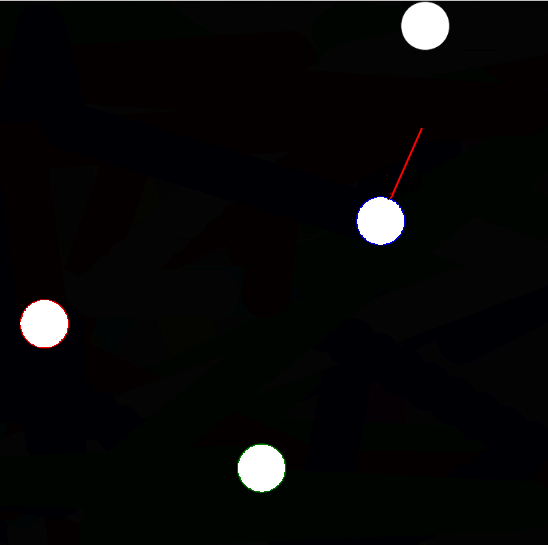
#> input picture task 2/task5.png, 548 x 545 px
$ python task2_main.py
#> lines starting #> are read from the running program, lines starting #| are printed output that depends on the picture; after the words box and inside, x2 and y2 are one past the last pixel; in counts of white or black regions, pixels touching at a corner belong together; long printed decimals are rounded
import cv2 as cv
import numpy as np

img = cv.imread("task5.png", 1)
#> img is the input picture: shape (545, 548, 3); mean B, G, R 8.1, 8.4, 8.4
img_balls = cv.imread("task5.png", 0)
#> img_balls: shape (545, 548); min 0, max 255, mean 8.1
img_balls_res = cv.imread("task5.png", 1)
img_stick = cv.imread("task5.png", 0)
img_stick_res = cv.imread("task5.png", 1)
cv.inRange(img, (255, 255, 255), (255, 255, 255), img_balls) #Extracting balls
cv.inRange(img, (0, 0, 220), (0, 0, 255), img_stick) #Extracting stick

img_stick_1 = img_stick
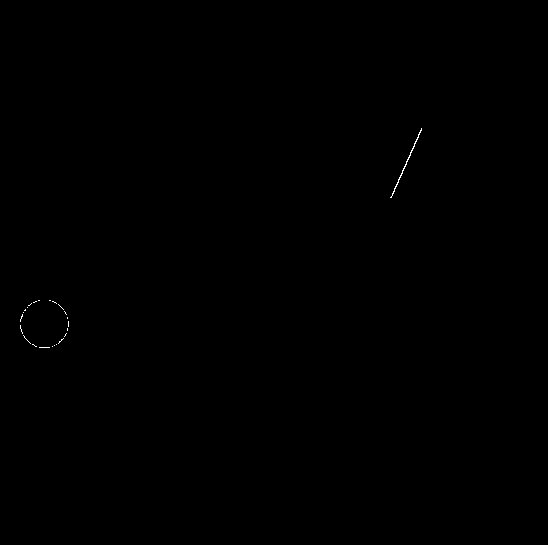
#> img_stick_1: shape (545, 548); 0.07% white in thin lines or dots, all inside (x1, y1, x2, y2) = (20, 128, 422, 348)
cv.medianBlur(img_stick, 3, img_stick) # To remove noise
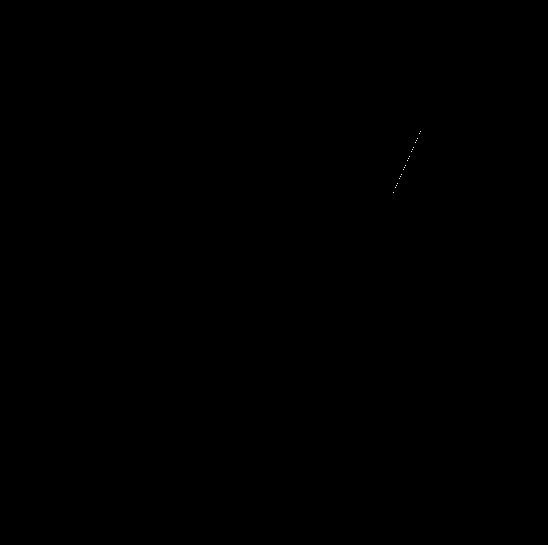
#> img_stick: shape (545, 548); 0.01% white in thin lines or dots, all inside (x1, y1, x2, y2) = (393, 131, 421, 193)
cv.namedWindow("STICK", cv.WINDOW_NORMAL)
cv.imshow("STICK", img_stick)

cv.namedWindow("INPUT IMAGE", cv.WINDOW_NORMAL)
cv.namedWindow("ONLY BALLS", cv.WINDOW_NORMAL)
cv.imshow("INPUT IMAGE", img)
cv.imshow("ONLY BALLS", img_balls)
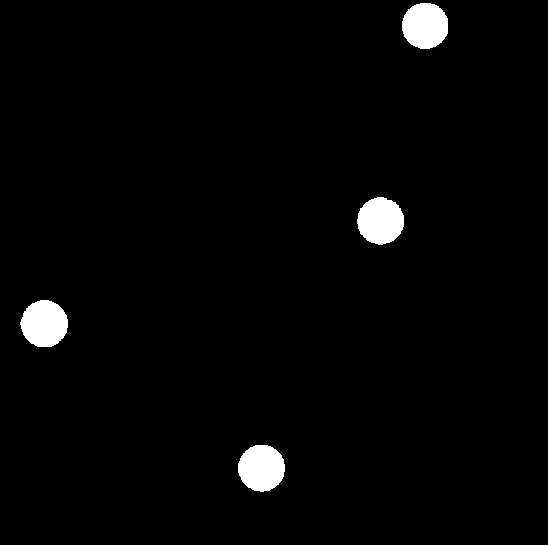
#> window 'ONLY BALLS': shape (545, 548); 2.3% white; 4 white regions, box (x1, y1, x2, y2) and area: (20, 300, 68, 347) 1744, (357, 197, 404, 245) 1730, (238, 445, 285, 492) 1728, (402, 3, 448, 49) 1695


lines = cv.HoughLines(img_stick, 1,np.pi/180, 10) # Detecing stick
#> lines = [[437, 0.419]]

theta1 = 0
r1 = 0

#Finding the average r and theta for best possible line
for t in lines:
    for r, theta in t:
        theta1 = theta1 + theta
        r1 = r1 + r
#> this loop made 1 pass
#> after the loop, r1 = 437; theta1 = 0.419

theta1 = theta1/len(lines)
r1 = r1/len(lines)

#print(stick_end_points)

a = np.cos(theta1)
#> a = 0.914
b = np.sin(theta1)
#> b = 0.407
x1 = int((r1 * a + 1000 * (-b) + 0.5))
#> x1 = -7
y1 = int(r1 * b + 1000 * (a) + 0.5)
#> y1 = 1091
x2 = int((r1 * a - 1000 * (-b) + 0.5))
#> x2 = 806
y2 = int(r1 * b - 1000 * (a) + 0.5)
#> y2 = -735

#Finding noisless stick points
temp = np.zeros((img.shape[0], img.shape[1], 1))
cv.line(temp, (x1, y1), (x2, y2), (255), 1)
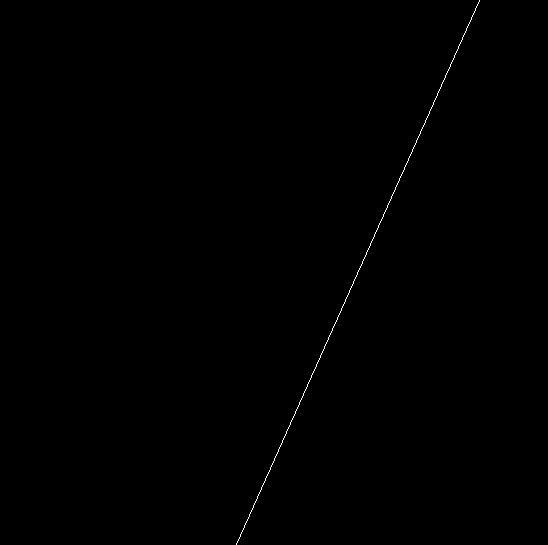
#> temp: shape (545, 548, 1) float64; 0.18% white in thin lines or dots, all inside (x1, y1, x2, y2) = (236, 0, 480, 545)
temp_stick_points = []
stick_points = []
temp_list = []
for i in range(0, temp.shape[0]):
    for j in range(0, temp.shape[1]):
        if(temp[i, j] == 255):
            if(img_stick_1[i, j] == 255):
                temp_list.append([j, i])
            else:
                if(len(temp_list)!=0):
                    temp_stick_points.append(temp_list)

temp_counter = -1
max_len = 0
max_len_index = 0
for points in temp_stick_points:
    temp_counter = temp_counter + 1
    if(len(points) > max_len):
        max_len = len(points)
        max_len_index = temp_counter
#> after the loop, max_len = 16; max_len_index = 0; temp_counter = 397

stick_points = temp_stick_points[max_len_index]

#Finding stick end points
stick_end_points = []
stick_end_points.append(stick_points[0])
stick_end_points.append(stick_points[len(stick_points) - 1])
print(stick_end_points)
#| [[420, 131], [393, 192]]

#Finding angle of velocity
angle_of_velocity = np.arctan((y1 - y2)/(x2 - x1))
#> angle_of_velocity = 1.15
if(angle_of_velocity < 0):
    angle_of_velocity = np.pi + angle_of_velocity
print(angle_of_velocity*180/np.pi)
#| 66.000


#> (the run stopped early here; a loop or call above may not have finished)

$ run again, with task 2/task2.png copied over task 2/task5.png
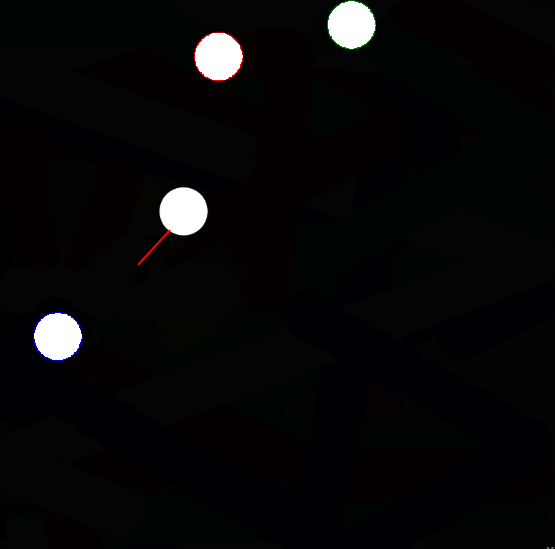
#> input picture task 2/task2.png, 555 x 549 px
#> img is the input picture: shape (549, 555, 3); mean B, G, R 8.1, 7.9, 8.2
#> img_stick_1: shape (549, 555); 0.06% white in thin lines or dots, all inside (x1, y1, x2, y2) = (138, 32, 243, 265)
#> img_stick: shape (549, 555); 0.02% white in thin lines or dots, all inside (x1, y1, x2, y2) = (139, 39, 236, 264)
#> `cv.imshow("ONLY BALLS", img_balls)`:
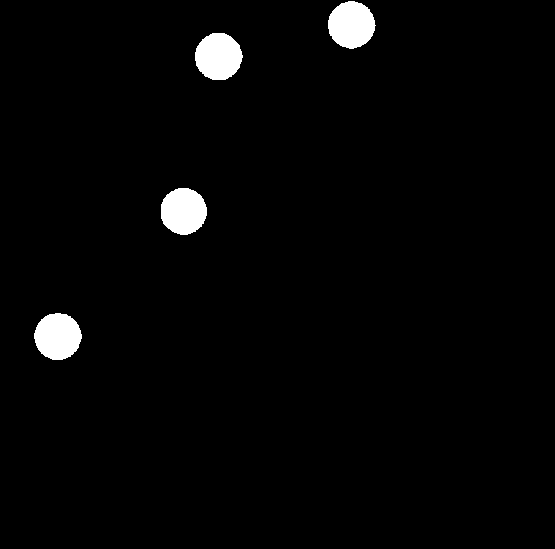
#> window 'ONLY BALLS': shape (549, 555); 2.3% white; 4 white regions, box (x1, y1, x2, y2) and area: (195, 33, 243, 80) 1750, (328, 1, 376, 49) 1741, (34, 313, 82, 360) 1734, (161, 188, 207, 235) 1703
#> lines = 13 rows, first 8: [282, 0.768], [281, 0.75], [278, 0.716], [279, 0.733], [276, 0.698], [284, 0.785], [275, 0.681], [286, 0.82]
#> the loop `for t in lines:` made 13 passes
#> after the loop `for t in lines:`: r1 = 3660; theta1 = 10.02
#> `theta1 = theta1/len(lines)`: theta1 = 0.771
#> `r1 = r1/len(lines)`: r1 = 281.5
#> a = 0.717
#> b = 0.697
#> x1 = -494
#> y1 = 914
#> x2 = 899
#> y2 = -520
#> `cv.line(temp, (x1, y1), (x2, y2), (255), 1)`:
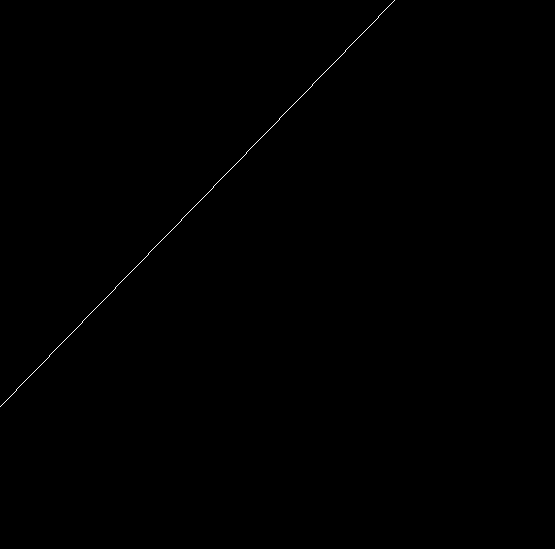
#> temp: shape (549, 555, 1) float64; 0.13% white in thin lines or dots, all inside (x1, y1, x2, y2) = (0, 0, 395, 407)
#| [[157, 244], [139, 263]]
#> angle_of_velocity = 0.8
#| 45.831

$ run again, with task 2/task3.png copied over task 2/task5.png
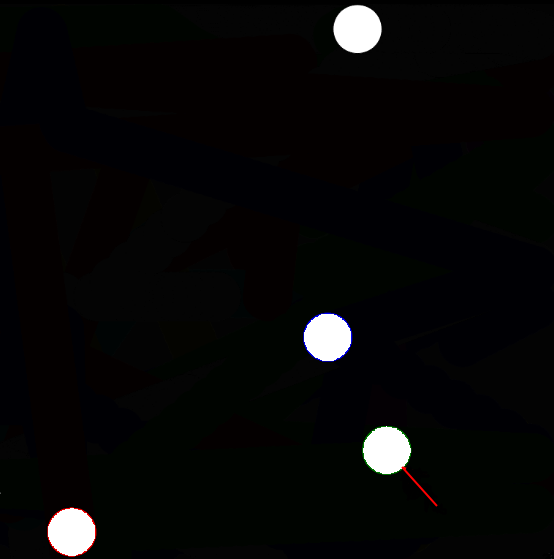
#> input picture task 2/task3.png, 554 x 559 px
#> img is the input picture: shape (559, 554, 3); mean B, G, R 7.5, 7.7, 7.8
#> img_stick_1: shape (559, 554); 0.05% white in thin lines or dots, all inside (x1, y1, x2, y2) = (48, 467, 437, 557)
#> img_stick: shape (559, 554); 0.02% white in thin lines or dots, all inside (x1, y1, x2, y2) = (403, 468, 436, 505)
#> `cv.imshow("ONLY BALLS", img_balls)`:
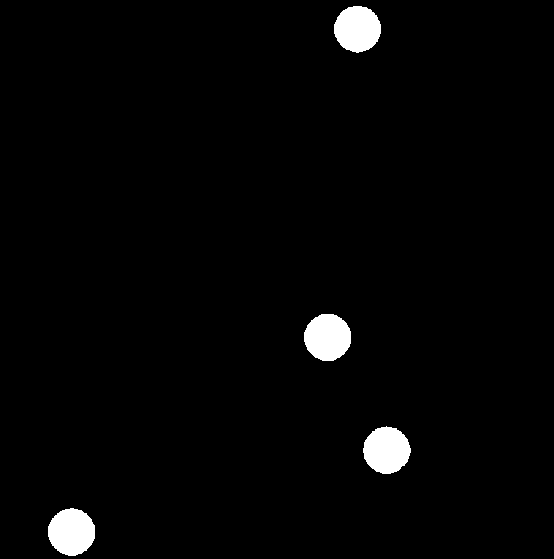
#> window 'ONLY BALLS': shape (559, 554); 2.2% white; 4 white regions, box (x1, y1, x2, y2) and area: (48, 508, 95, 556) 1743, (304, 314, 351, 361) 1740, (363, 426, 411, 474) 1732, (334, 6, 381, 53) 1705
#> lines = 18 rows, first 8: [14, 2.41], [25, 2.39], [3, 2.43], [-9, 2.44], [47, 2.36], [36, 2.37], [-20, 2.46], [-30, 2.48]
#> the loop `for t in lines:` made 18 passes
#> after the loop `for t in lines:`: r1 = 174; theta1 = 43.48
#> `theta1 = theta1/len(lines)`: theta1 = 2.42
#> `r1 = r1/len(lines)`: r1 = 9.67
#> a = -0.748
#> b = 0.664
#> x1 = -670
#> y1 = -740
#> x2 = 657
#> y2 = 754
#> `cv.line(temp, (x1, y1), (x2, y2), (255), 1)`:
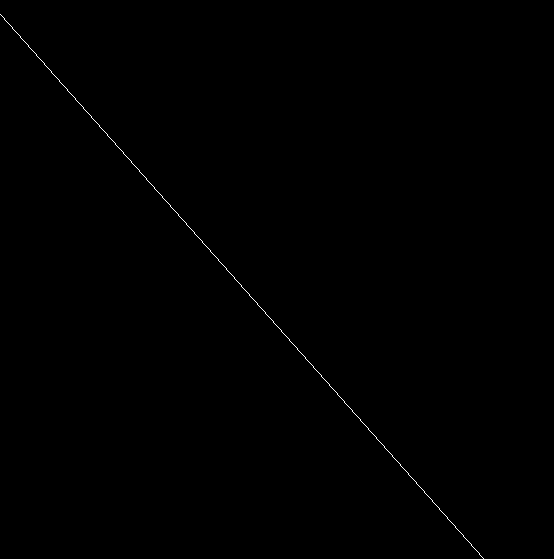
#> temp: shape (559, 554, 1) float64; 0.18% white in thin lines or dots, all inside (x1, y1, x2, y2) = (0, 14, 484, 559)
#| [[403, 468], [435, 504]]
#> `angle_of_velocity = np.arctan((y1 - y2)/(x2 - x1))`: angle_of_velocity = -0.845
#> `angle_of_velocity = np.pi + angle_of_velocity`: angle_of_velocity = 2.3
#| 131.612

$ run again, with task 2/task4.png copied over task 2/task5.png
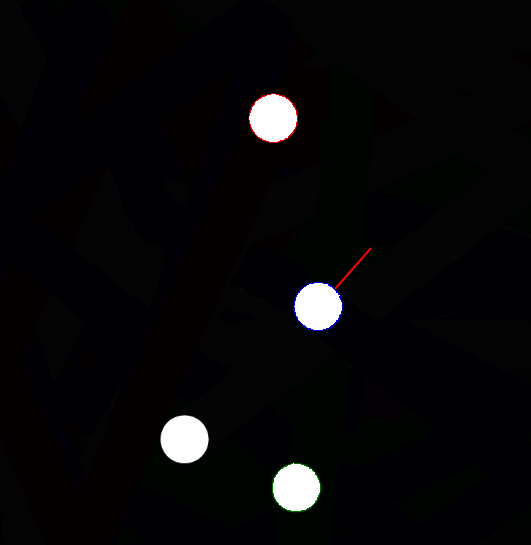
#> input picture task 2/task4.png, 531 x 545 px
#> img is the input picture: shape (545, 531, 3); mean B, G, R 9, 7.9, 8.2
#> img_stick_1: shape (545, 531); 0.06% white in thin lines or dots, all inside (x1, y1, x2, y2) = (249, 94, 371, 289)
#> img_stick: shape (545, 531); 0.02% white in thin lines or dots, all inside (x1, y1, x2, y2) = (336, 249, 370, 288)
#> `cv.imshow("ONLY BALLS", img_balls)`:
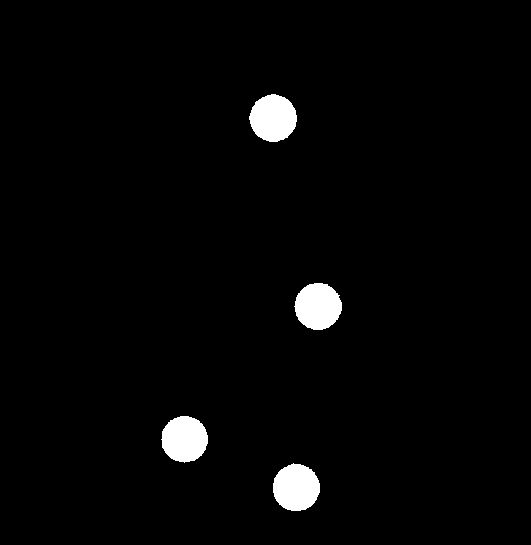
#> window 'ONLY BALLS': shape (545, 531); 2.4% white; 4 white regions, box (x1, y1, x2, y2) and area: (249, 94, 297, 142) 1750, (273, 463, 320, 511) 1746, (294, 283, 342, 330) 1732, (161, 416, 208, 463) 1697
#> lines = [[442, 0.716], [441, 0.733], [438, 0.785], [444, 0.646], [436, 0.803], [441, 0.628]]
#> the loop `for t in lines:` made 6 passes
#> after the loop `for t in lines:`: r1 = 2642; theta1 = 4.31
#> `theta1 = theta1/len(lines)`: theta1 = 0.718
#> `r1 = r1/len(lines)`: r1 = 440.3
#> a = 0.753
#> b = 0.658
#> x1 = -326
#> y1 = 1043
#> x2 = 990
#> y2 = -462
#> `cv.line(temp, (x1, y1), (x2, y2), (255), 1)`:
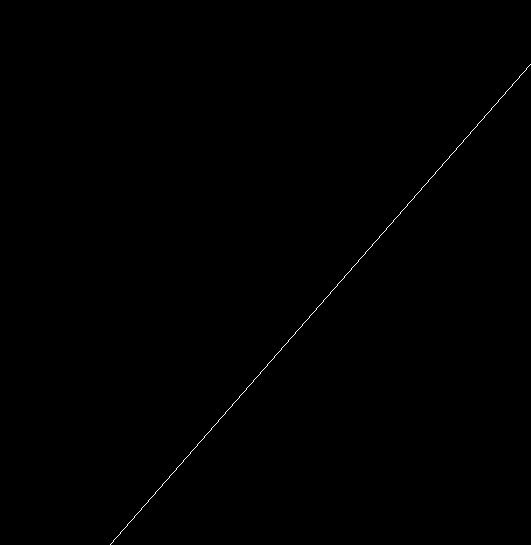
#> temp: shape (545, 531, 1) float64; 0.17% white in thin lines or dots, all inside (x1, y1, x2, y2) = (110, 64, 531, 545)
#| [[365, 253], [336, 286]]
#> angle_of_velocity = 0.852
#| 48.833
